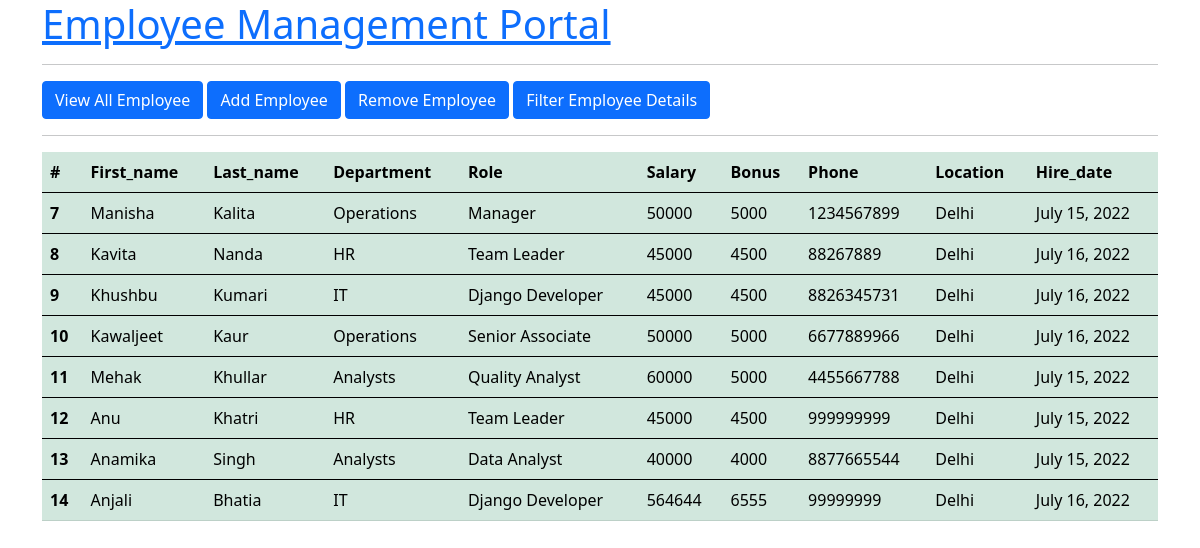
The app's page /all_emp with its own data.
### Employeedetails/models.py (models this page shows, shortened)
class Employee(models.Model):
    first_name=models.CharField(max_length=100,null=False)
    last_name=models.CharField(max_length=100)
    dept=models.ForeignKey(Department, on_delete=models.CASCADE)
    salary=models.IntegerField(default=0)
    bonus=models.IntegerField(default=0)
    role=models.ForeignKey(Role,on_delete=models.PROTECT,db_constraint=False)
    phone=models.IntegerField(default=0)
    hire_date=models.DateField()

class Department(models.Model):
    name=models.CharField(max_length=100,null=False)
    location=models.CharField(max_length=100)

class Role(models.Model):
    name=models.CharField(max_length=100,null=False)

### Employeedetails/views.py (the view)
# urls.py: path('all_emp', views.all_emp, name='all_emp'),
def all_emp(request):
    emps=Employee.objects.all()
    context={
        'emps':emps
    }
    return render(request,'all_emp.html', context)

### Employeedetails/templates/all_emp.html (shortened to what this page needs)
<!doctype html>
<html lang="en">
  <head>
    <link href="https://cdn.jsdelivr.net/npm/bootstrap@5.0.2/dist/css/bootstrap.min.css" rel="stylesheet">
  </head>
  <body>
    <div class="container">
            <a href="/"><h1>Employee Management Portal</h1></a>
        <hr>
        <a class="btn btn-primary" href="/all_emp" role="button">View All Employee</a>
        <a class="btn btn-primary" href="/add_emp" role="button">Add Employee</a>
        <a class="btn btn-primary" href="/remove_emp" role="button">Remove Employee</a>
        <a class="btn btn-primary" href="/filter_emp" role="button">Filter Employee Details</a>
        <hr>
<table class="table">
  <thead >
    <tr class="table-success">
      <th scope="col" >#</th>
      <th scope="col">First_name</th>
      <th scope="col">Last_name</th>
        <th scope="col">Department</th>
        <th scope="col">Role</th>
        <th scope="col">Salary</th>
        <th scope="col">Bonus</th>
        <th scope="col">Phone</th>
        <th scope="col">Location</th>
        <th scope="col">Hire_date</th>
    </tr>
  </thead>
    {% for emp in emps %}
  <tbody>
    <tr class="table-success">
      <th scope="row">{{emp.id}}</th>
      <td>{{emp.first_name}}</td>
      <td>{{emp.last_name}}</td>
        <td>{{emp.dept.name}}</td>
        <td>{{emp.role.name}}</td>
        <td>{{emp.salary}}</td>
        <td>{{emp.bonus}}</td>
        <td>{{emp.phone}}</td>
        <td>{{emp.dept.location}}</td>
        <td>{{emp.hire_date}}</td>
    </tr>
  </tbody>
    {% endfor %}
</table>
    </div>
  </body>
</html>

### records on screen
Employee: id "7", first_name "Manisha", last_name "Kalita", dept.name "Operations", role.name "Manager", salary "50000", bonus "5000", phone "1234567899", dept.location "Delhi", hire_date "July 15, 2022"
Employee: id "8", first_name "Kavita", last_name "Nanda", dept.name "HR", role.name "Team Leader", salary "45000", bonus "4500", phone "88267889", dept.location "Delhi", hire_date "July 16, 2022"
Employee: id "9", first_name "Khushbu", last_name "Kumari", dept.name "IT", role.name "Django Developer", salary "45000", bonus "4500", phone "8826345731", dept.location "Delhi", hire_date "July 16, 2022"
Employee: id "10", first_name "Kawaljeet", last_name "Kaur", dept.name "Operations", role.name "Senior Associate", salary "50000", bonus "5000", phone "6677889966", dept.location "Delhi", hire_date "July 16, 2022"
Employee: id "11", first_name "Mehak", last_name "Khullar", dept.name "Analysts", role.name "Quality Analyst", salary "60000", bonus "5000", phone "4455667788", dept.location "Delhi", hire_date "July 15, 2022"
Employee: id "12", first_name "Anu", last_name "Khatri", dept.name "HR", role.name "Team Leader", salary "45000", bonus "4500", phone "999999999", dept.location "Delhi", hire_date "July 15, 2022"
Employee: id "13", first_name "Anamika", last_name "Singh", dept.name "Analysts", role.name "Data Analyst", salary "40000", bonus "4000", phone "8877665544", dept.location "Delhi", hire_date "July 15, 2022"
Employee: id "14", first_name "Anjali", last_name "Bhatia", dept.name "IT", role.name "Django Developer", salary "564644", bonus "6555", phone "99999999", dept.location "Delhi", hire_date "July 16, 2022"
